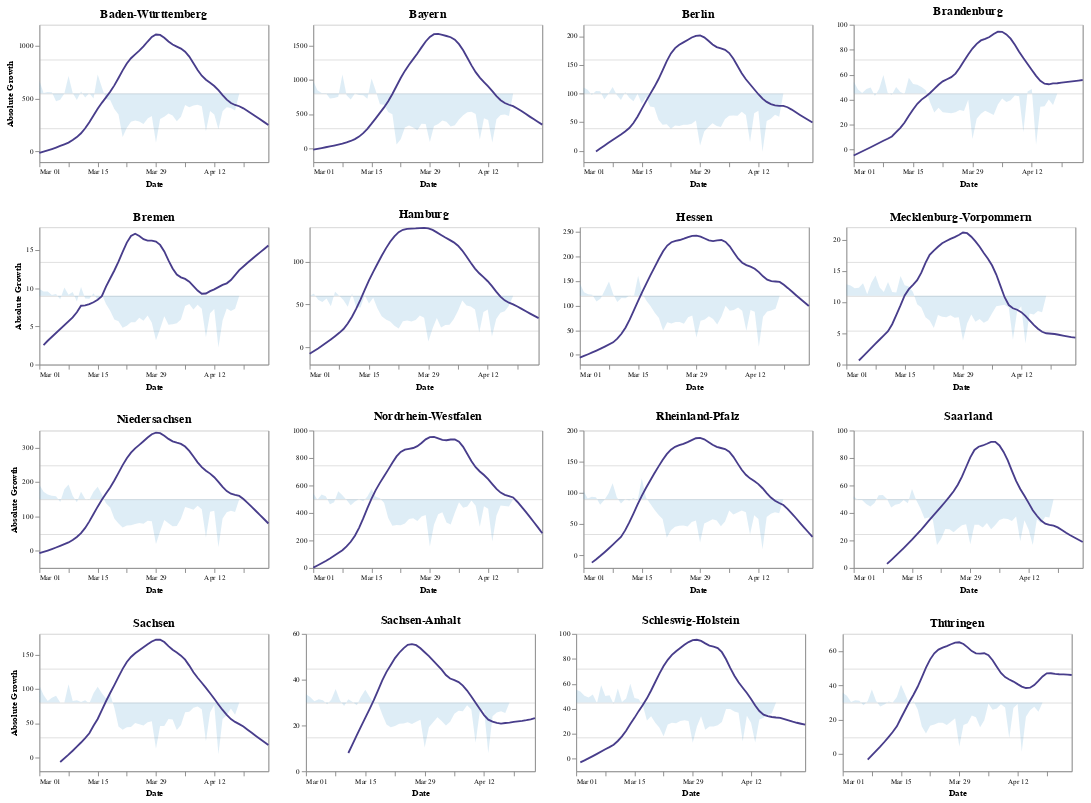

The notebook cell saved with this chart:
### Code cell
plotting.combine_summary_plots(
    df=plot_df,
    x_var="Meldedatum",
    x_title="Date",
    y_var="absolute_growth",
    y_title="Absolute Growth",
    max_activity=max_activity,
    width=250,
    height=150,
)
